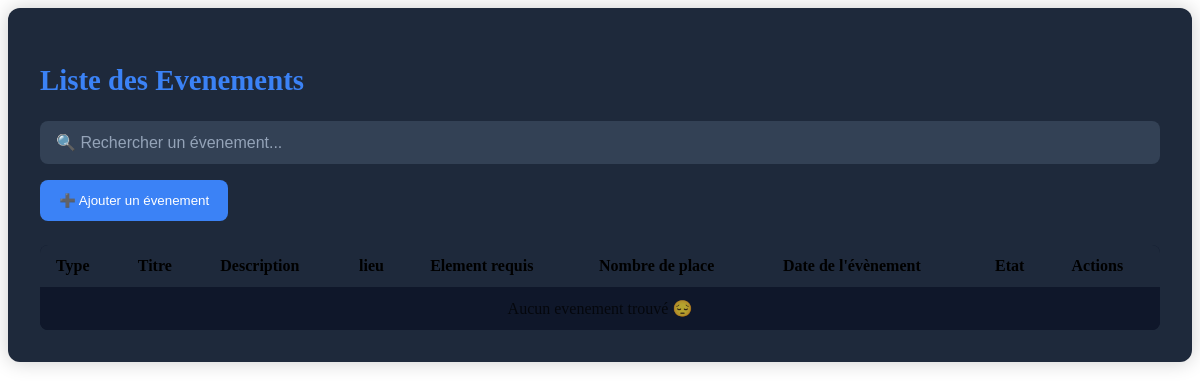
Page /vue/page_admin/Evenement.php on the earlier database version.
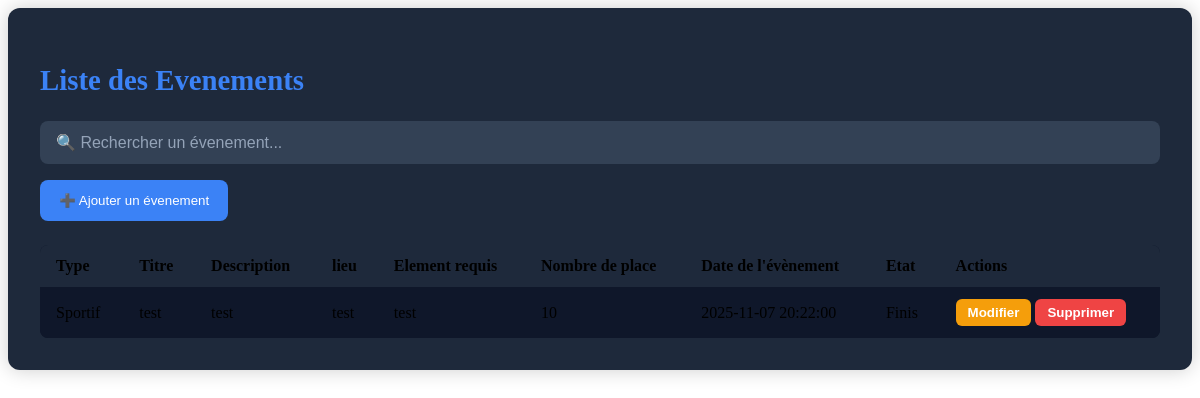
Same page on the later database version.
### tables this page shows
CREATE TABLE IF NOT EXISTS `evenement` (
  `id_evenement` int NOT NULL AUTO_INCREMENT,
  `type` varchar(100) DEFAULT NULL,
  `titre` varchar(255) NOT NULL,
  `description` text,
  `lieu` varchar(255) DEFAULT NULL,
  `element_requis` text,
  `nombre_place` int DEFAULT NULL,
  `date_evenement` datetime DEFAULT NULL,
  `etat` varchar(50) DEFAULT NULL,
  PRIMARY KEY (`id_evenement`)
);

### src/repository/EvenementRepository.php (called while the page is built, shortened)
<?php
class EvenementRepository
{
    private $bdd;
    public function __construct()
    {
        $this->bdd = new BDD();
    }
    public function listeEvenement()
    {
        $sql = 'SELECT * FROM evenement';
        $req = $this->bdd->getBdd()->prepare($sql);
        $req->execute();
        return $req->fetchAll(\PDO::FETCH_ASSOC);
    }
}

### src/bdd/BDD.php (called while the page is built)
<?php
class BDD
{
    private $bdd;
    public function __construct()
    {
            $this->bdd = new PDO('mysql:host=localhost;dbname=projetlprs;charset=utf8', 'root', '');
    }
    public function getBDD()
    {
        return $this->bdd;
    }
}

### vue/page_admin/Evenement.php (the view, shortened to what this page needs)
<?php
require_once __DIR__ . '/../../src/repository/EvenementRepository.php';
require_once __DIR__ . '/../../src/bdd/BDD.php';
$repo = new EvenementRepository();
$listeEvenement = $repo->listeEvenement();
?>
<div class="admin-container">
    <h2>Liste des Evenements</h2>
    <input type="text" id="search" class="search-bar" placeholder="🔍 Rechercher un évenement..." onkeyup="filter()">
    <button class="btn-ajout" onclick="window.location.href='../vue/AjoutEvenement.php'">
        ➕ Ajouter un évenement
    </button>
    <table>
        <thead>
        <tr>
            <th>Type</th>
            <th>Titre</th>
            <th>Description</th>
            <th>lieu</th>
            <th>Element requis</th>
            <th>Nombre de place</th>
            <th>Date de l'évènement</th>
            <th>Etat</th>
            <th>Actions</th>
        </tr>
        </thead>
        <tbody>
        <?php if (!empty($listeEvenement)) : ?>
            <?php foreach ($listeEvenement as $user): ?>
                <tr>
                    <td><?= htmlspecialchars($user['type']) ?></td>
                    <td><?= htmlspecialchars($user['titre']) ?></td>
                    <td><?= htmlspecialchars($user['description']) ?></td>
                    <td><?= htmlspecialchars($user['lieu']) ?></td>
                    <td><?= htmlspecialchars($user['element_requis']) ?></td>
                    <td><?= htmlspecialchars($user['nombre_place']) ?></td>
                    <td><?= htmlspecialchars($user['date_evenement']) ?></td>
                    <td><?= htmlspecialchars($user['etat']) ?></td>
                    <td>
                        <button class="btn-action btn-modifier" onclick="window.location.href='../vue/ModifEvenement.php?id=<?= $user['id_evenement'] ?>'">Modifier</button>
                        <button class="btn-action btn-supprimer" onclick="if(confirm('Supprimer cet evenement ?')) window.location.href='../src/traitement/Evenement/TraitementSuppresionEvenement.php?id=<?= $user['id_evenement'] ?>'">Supprimer</button>
                    </td>
                </tr>
            <?php endforeach; ?>
        <?php else: ?>
            <tr><td colspan="10" style="text-align:center; opacity:0.7;">Aucun evenement trouvé 😔</td></tr>
        <?php endif; ?>
        </tbody>
    </table>
</div>

Differences in the rows shown:
added evenement: type "Sportif", titre "test", description "test", lieu "test", element_requis "test", nombre_place "10", date_evenement "2025-11-07 20:22:00", etat "Finis"
Other differences:
text no longer shown: "Aucun evenement trouvé 😔"
